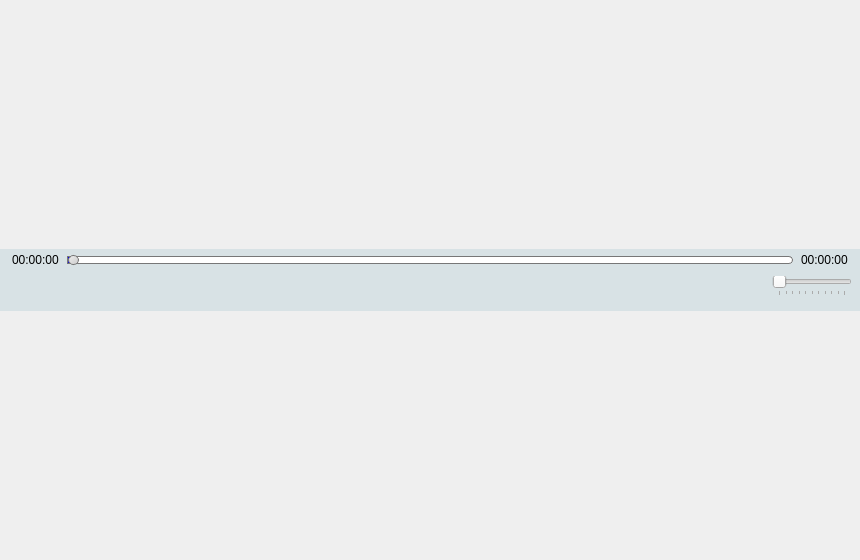
<?xml version="1.0" encoding="UTF-8"?>
<ui version="4.0">
 <class>MainWindow</class>
 <widget class="QMainWindow" name="MainWindow">
  <property name="geometry">
   <rect>
    <x>0</x>
    <y>0</y>
    <width>860</width>
    <height>560</height>
   </rect>
  </property>
  <property name="windowTitle">
   <string>MainWindow</string>
  </property>
  <property name="animated">
   <bool>true</bool>
  </property>
  <property name="documentMode">
   <bool>true</bool>
  </property>
  <widget class="QWidget" name="centralwidget">
   <layout class="QGridLayout" name="gridLayout_2">
    <property name="leftMargin">
     <number>0</number>
    </property>
    <property name="topMargin">
     <number>0</number>
    </property>
    <property name="rightMargin">
     <number>0</number>
    </property>
    <property name="bottomMargin">
     <number>0</number>
    </property>
    <property name="spacing">
     <number>0</number>
    </property>
    <item row="0" column="0">
     <layout class="QGridLayout" name="videoLayout">
      <property name="spacing">
       <number>0</number>
      </property>
     </layout>
    </item>
    <item row="1" column="0">
     <widget class="QWidget" name="bottomWidget" native="true">
      <property name="sizePolicy">
       <sizepolicy hsizetype="Preferred" vsizetype="Maximum">
        <horstretch>0</horstretch>
        <verstretch>0</verstretch>
       </sizepolicy>
      </property>
      <property name="styleSheet">
       <string notr="true">*{
	background:None;
}
#bottomWidget{
	background-color:rgb(216, 226, 229);
}</string>
      </property>
      <layout class="QVBoxLayout" name="verticalLayout">
       <property name="spacing">
        <number>0</number>
       </property>
       <property name="leftMargin">
        <number>0</number>
       </property>
       <property name="topMargin">
        <number>0</number>
       </property>
       <property name="rightMargin">
        <number>0</number>
       </property>
       <property name="bottomMargin">
        <number>0</number>
       </property>
       <item>
        <widget class="QWidget" name="progressWidget" native="true">
         <property name="sizePolicy">
          <sizepolicy hsizetype="Preferred" vsizetype="Maximum">
           <horstretch>0</horstretch>
           <verstretch>0</verstretch>
          </sizepolicy>
         </property>
         <property name="styleSheet">
          <string notr="true">QSlider::groove:horizontal {
	border: 1px solid #bbb;
	background: white;
	height: 6px;
	border-radius: 4px;
}

QSlider::handle:horizontal {
	background: qlineargradient(x1:0, y1:0, x2:1, y2:1, stop:0 #eee, stop:1 #ccc);
	border: 1px solid #777;

	width: 9px;
	margin-top: -2px;
	margin-bottom: -2px;
	border-radius: 5px;

	
}

QSlider::sub-page:horizontal {
	background: qlineargradient(x1: 0, y1: 0,    x2: 0, y2: 1, stop: 0 #67bed0, stop: 1 #67bed0);
	background: qlineargradient(x1: 0, y1: 0.2, x2: 1, y2: 1,  stop: 0 #0800ec, stop: 1 #0800ec);
	border: 1px solid #777;
	height: 10px;
	border-radius: 4px;
}

QSlider::add-page:horizontal {
	background: #fff;
	border: 1px solid #777;
	height: 10px;
	border-radius: 4px;
}



QSlider::handle:horizontal:hover {
	background: qlineargradient(x1:0, y1:0, x2:1, y2:1,   stop:0 #fff, stop:1 #ddd);
	border: 1px solid #444;
	width: 11px;
	margin-top: -3.5px;
	margin-bottom: -3.5px;
	border-radius: 5px;
}

QSlider::sub-page:horizontal:disabled {
	background: #bbb;
	border-color: #999;
}

QSlider::add-page:horizontal:disabled {
	background: #eee;
	border-color: #999;
}

QSlider::handle:horizontal:disabled {
	background: #eee;
	border: 1px solid #aaa;
	border-radius: 4px;
}</string>
         </property>
         <layout class="QHBoxLayout" name="horizontalLayout">
          <property name="spacing">
           <number>8</number>
          </property>
          <property name="leftMargin">
           <number>12</number>
          </property>
          <property name="topMargin">
           <number>4</number>
          </property>
          <property name="rightMargin">
           <number>12</number>
          </property>
          <property name="bottomMargin">
           <number>0</number>
          </property>
          <item>
           <widget class="QLabel" name="startTimeLabel">
            <property name="text">
             <string>00:00:00</string>
            </property>
           </widget>
          </item>
          <item>
           <widget class="QSlider" name="videoSlider">
            <property name="sizePolicy">
             <sizepolicy hsizetype="Expanding" vsizetype="Minimum">
              <horstretch>0</horstretch>
              <verstretch>0</verstretch>
             </sizepolicy>
            </property>
            <property name="minimumSize">
             <size>
              <width>0</width>
              <height>0</height>
             </size>
            </property>
            <property name="maximumSize">
             <size>
              <width>16777215</width>
              <height>12</height>
             </size>
            </property>
            <property name="autoFillBackground">
             <bool>false</bool>
            </property>
            <property name="styleSheet">
             <string notr="true"/>
            </property>
            <property name="value">
             <number>0</number>
            </property>
            <property name="sliderPosition">
             <number>0</number>
            </property>
            <property name="tracking">
             <bool>true</bool>
            </property>
            <property name="orientation">
             <enum>Qt::Horizontal</enum>
            </property>
            <property name="invertedAppearance">
             <bool>false</bool>
            </property>
            <property name="invertedControls">
             <bool>false</bool>
            </property>
           </widget>
          </item>
          <item>
           <widget class="QLabel" name="endTimeLabel">
            <property name="text">
             <string>00:00:00</string>
            </property>
           </widget>
          </item>
         </layout>
        </widget>
       </item>
       <item>
        <widget class="QFrame" name="controlFrame">
         <property name="sizePolicy">
          <sizepolicy hsizetype="Preferred" vsizetype="Maximum">
           <horstretch>0</horstretch>
           <verstretch>0</verstretch>
          </sizepolicy>
         </property>
         <property name="styleSheet">
          <string notr="true"/>
         </property>
         <layout class="QHBoxLayout" name="horizontalLayout_2">
          <property name="leftMargin">
           <number>8</number>
          </property>
          <property name="topMargin">
           <number>2</number>
          </property>
          <property name="rightMargin">
           <number>8</number>
          </property>
          <property name="bottomMargin">
           <number>8</number>
          </property>
          <item>
           <widget class="QPushButton" name="playButton">
            <property name="minimumSize">
             <size>
              <width>34</width>
              <height>34</height>
             </size>
            </property>
            <property name="maximumSize">
             <size>
              <width>34</width>
              <height>34</height>
             </size>
            </property>
            <property name="baseSize">
             <size>
              <width>30</width>
              <height>30</height>
             </size>
            </property>
            <property name="toolTip">
             <string>play/pause</string>
            </property>
            <property name="text">
             <string/>
            </property>
            <property name="icon">
             <iconset>
              <normaloff>play.png</normaloff>play.png</iconset>
            </property>
            <property name="flat">
             <bool>true</bool>
            </property>
           </widget>
          </item>
          <item>
           <widget class="QPushButton" name="stopButton">
            <property name="minimumSize">
             <size>
              <width>34</width>
              <height>34</height>
             </size>
            </property>
            <property name="maximumSize">
             <size>
              <width>34</width>
              <height>34</height>
             </size>
            </property>
            <property name="baseSize">
             <size>
              <width>30</width>
              <height>30</height>
             </size>
            </property>
            <property name="toolTip">
             <string>stop</string>
            </property>
            <property name="text">
             <string/>
            </property>
            <property name="icon">
             <iconset>
              <normaloff>stop.png</normaloff>stop.png</iconset>
            </property>
            <property name="flat">
             <bool>true</bool>
            </property>
           </widget>
          </item>
          <item>
           <widget class="QPushButton" name="previousButton">
            <property name="minimumSize">
             <size>
              <width>34</width>
              <height>34</height>
             </size>
            </property>
            <property name="maximumSize">
             <size>
              <width>34</width>
              <height>34</height>
             </size>
            </property>
            <property name="baseSize">
             <size>
              <width>30</width>
              <height>30</height>
             </size>
            </property>
            <property name="toolTip">
             <string>previous</string>
            </property>
            <property name="text">
             <string/>
            </property>
            <property name="icon">
             <iconset>
              <normaloff>previous.png</normaloff>previous.png</iconset>
            </property>
            <property name="flat">
             <bool>true</bool>
            </property>
           </widget>
          </item>
          <item>
           <widget class="QPushButton" name="nextButton">
            <property name="minimumSize">
             <size>
              <width>34</width>
              <height>34</height>
             </size>
            </property>
            <property name="maximumSize">
             <size>
              <width>34</width>
              <height>34</height>
             </size>
            </property>
            <property name="baseSize">
             <size>
              <width>30</width>
              <height>30</height>
             </size>
            </property>
            <property name="toolTip">
             <string>next</string>
            </property>
            <property name="text">
             <string/>
            </property>
            <property name="icon">
             <iconset>
              <normaloff>next.png</normaloff>next.png</iconset>
            </property>
            <property name="flat">
             <bool>true</bool>
            </property>
           </widget>
          </item>
          <item>
           <spacer name="horizontalSpacer">
            <property name="orientation">
             <enum>Qt::Horizontal</enum>
            </property>
            <property name="sizeHint" stdset="0">
             <size>
              <width>40</width>
              <height>20</height>
             </size>
            </property>
           </spacer>
          </item>
          <item>
           <widget class="QPushButton" name="playlistButton">
            <property name="maximumSize">
             <size>
              <width>34</width>
              <height>34</height>
             </size>
            </property>
            <property name="baseSize">
             <size>
              <width>30</width>
              <height>30</height>
             </size>
            </property>
            <property name="toolTip">
             <string>playlist</string>
            </property>
            <property name="text">
             <string/>
            </property>
            <property name="icon">
             <iconset>
              <normaloff>playlist.png</normaloff>playlist.png</iconset>
            </property>
            <property name="iconSize">
             <size>
              <width>20</width>
              <height>20</height>
             </size>
            </property>
            <property name="flat">
             <bool>true</bool>
            </property>
           </widget>
          </item>
          <item>
           <spacer name="horizontalSpacer_2">
            <property name="orientation">
             <enum>Qt::Horizontal</enum>
            </property>
            <property name="sizeType">
             <enum>QSizePolicy::Maximum</enum>
            </property>
            <property name="sizeHint" stdset="0">
             <size>
              <width>10</width>
              <height>20</height>
             </size>
            </property>
           </spacer>
          </item>
          <item>
           <widget class="QSlider" name="volumeSlider">
            <property name="maximumSize">
             <size>
              <width>80</width>
              <height>16777215</height>
             </size>
            </property>
            <property name="maximum">
             <number>100</number>
            </property>
            <property name="orientation">
             <enum>Qt::Horizontal</enum>
            </property>
            <property name="tickPosition">
             <enum>QSlider::TicksBelow</enum>
            </property>
           </widget>
          </item>
         </layout>
        </widget>
       </item>
      </layout>
     </widget>
    </item>
   </layout>
  </widget>
  <widget class="QMenuBar" name="menubar">
   <property name="geometry">
    <rect>
     <x>0</x>
     <y>0</y>
     <width>860</width>
     <height>21</height>
    </rect>
   </property>
  </widget>
 </widget>
 <resources/>
 <connections/>
</ui>
